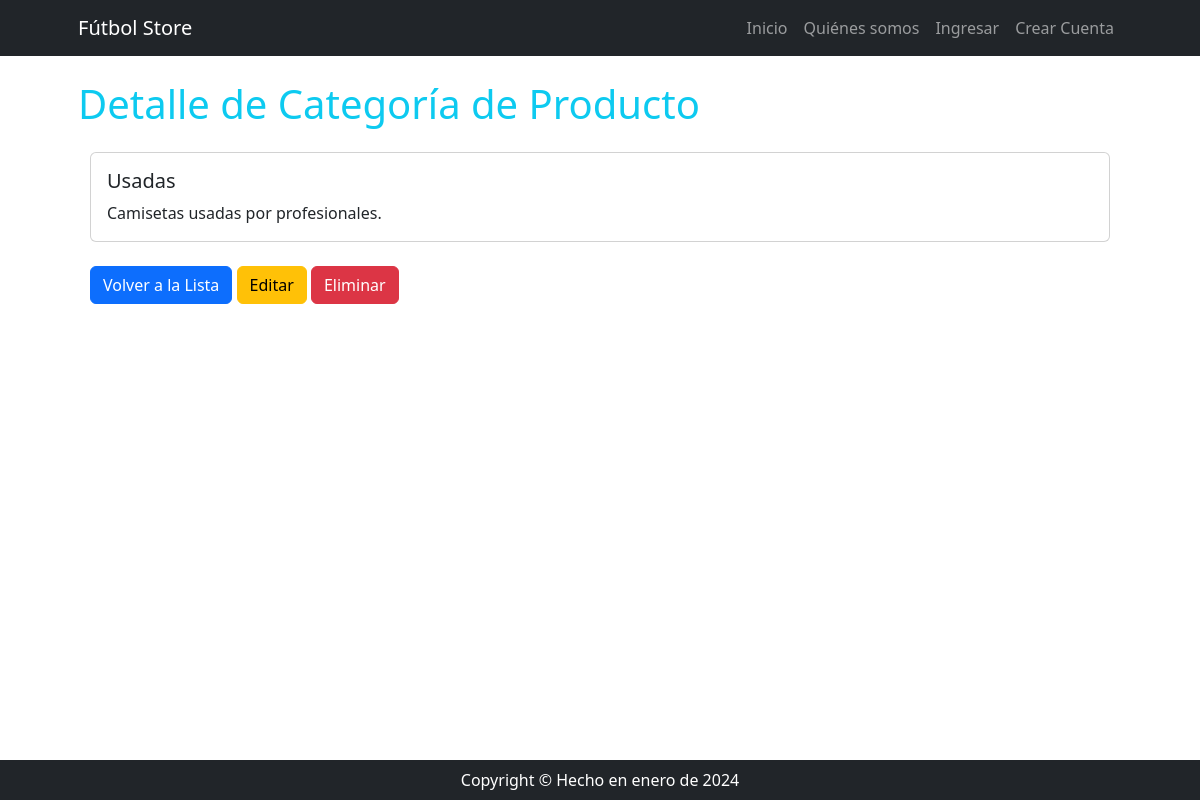
Screenshot of /producto/producto/detail/7/ with the database file from the repository.
### apps/producto/models.py (models this page shows, shortened)
class ProductoCategoria(models.Model):
    nombre = models.CharField(max_length=100)
    descripcion = models.TextField(null=True, blank=True, verbose_name="descripción")
    class Meta:
        verbose_name = "categoría de productos"
        verbose_name_plural = "categorías de productos"

### apps/producto/views.py (the view)
# urls.py: path("producto/detail/<int:pk>/", ProductoCategoriaDetail.as_view(), name="productocategoria_detail"),
class ProductoCategoriaDetail(DetailView):
    model = ProductoCategoria

### apps/producto/templates/producto/productocategoria_detail.html (shortened to what this page needs)
{% extends 'core/base.html' %}
{% block content_title %}
    Detalle de Categoría de Producto
{% endblock  %}
{% block content %}
  <div class="container">
    <div class="card mt-4">
      <div class="card-body">
        <h5 class="card-title">{{ object.nombre }}</h5>
        <p class="card-text">{{ object.descripcion }}</p>
      </div>
    </div>
    <div class="mt-4">
      <a href="{% url 'producto:productocategoria_list' %}" class="btn btn-primary">Volver a la Lista</a>
      <a href="{% url 'producto:productocategoria_update' object.id %}" class="btn btn-warning">Editar</a>
      <a href="{% url 'producto:productocategoria_delete' object.id %}" class="btn btn-danger">Eliminar</a>
    </div>
  </div>
{% endblock content %}

### rows the page displays
ProductoCategoria: nombre "Usadas", descripcion "Camisetas usadas por profesionales."
